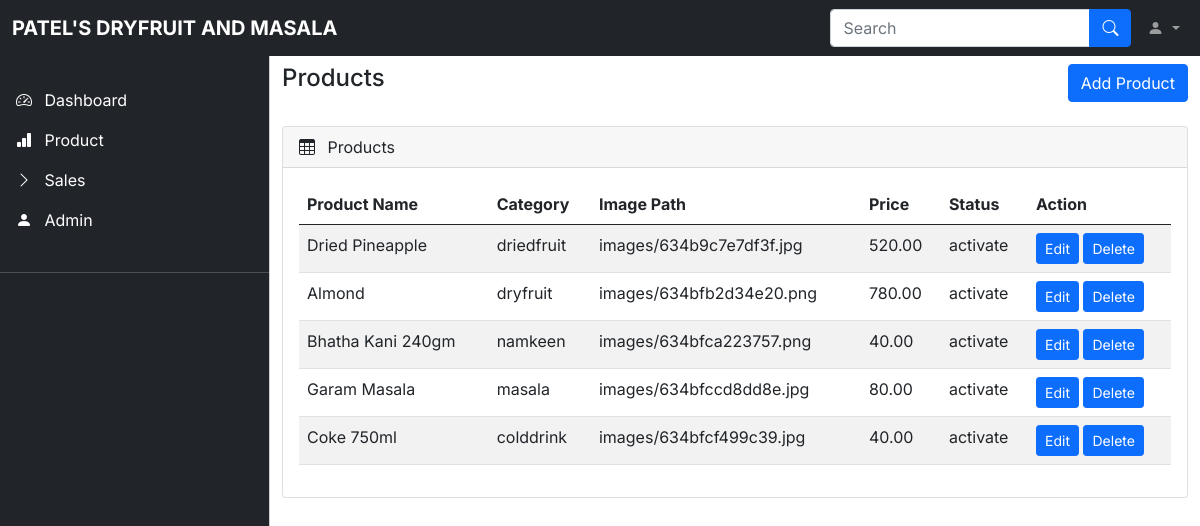
Before: /admin/product.php with the older database file.
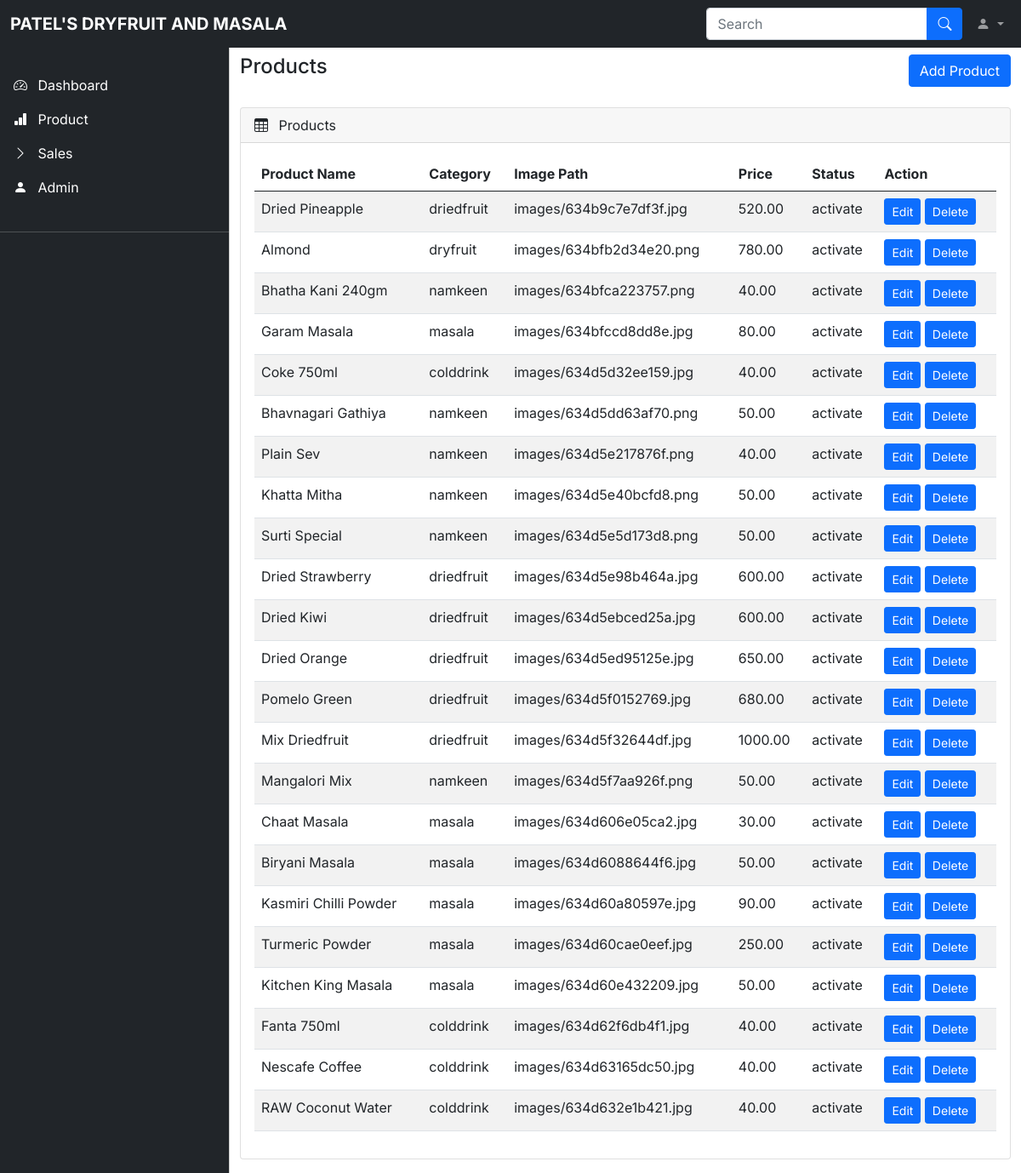
After: the same page with the newer database file.
### tables this page shows
CREATE TABLE `tblproduct` (
  `pid` int(10) NOT NULL,
  `pname` varchar(255) NOT NULL,
  `category` varchar(40) NOT NULL,
  `pimage` varchar(255) NOT NULL,
  `price` float(100,2) NOT NULL,
  `stock` float(100,2) NOT NULL,
  `status` varchar(40) NOT NULL,
  `date` date NOT NULL
);

### admin/product.php (the view, shortened to what the changed rows need)
<?php
include 'datacon.php';
?>
<!DOCTYPE html>
<html lang="en">
<head>
    <link rel="stylesheet" href="css/bootstrap.min.css" />
    <link rel="stylesheet" href="https://cdn.jsdelivr.net/npm/bootstrap-icons@1.4.1/font/bootstrap-icons.css" />
    <link rel="stylesheet" href="css/dataTables.bootstrap5.min.css" />
    <link rel="stylesheet" href="css/style.css" />
</head>
<body>
    <main class="mt-5 pt-3">
        <div class="container-fluid">
            <br>
            <div class="row">
                <div class="col-md-12 mb-3">
                    <div class="card">
                        <div class="card-body">
                            <div class="table-responsive">
                                <table id="example" class="table table-striped data-table" style="width: 100%">
                                    <thead>
                                        <tr>
                                            <th>Product Name</th>
                                            <th>Category</th>
                                            <th>Image Path</th>
                                            <th>Price</th>
                                            <th>Status</th>
                                            <th>Action</th>
                                        </tr>
                                    </thead>
                                    <tbody>
                                        <?php
                                        $query = "SELECT * FROM tblproduct";
                                        $data = mysqli_query($conn, $query);
                                        $result = mysqli_fetch_row($data);
                                        if ($result) {
                                            while ($rows = mysqli_fetch_assoc($data)) {
                                        ?>
                                                <tr>
                                                    <td><?php echo $rows['pname']; ?></td>
                                                    <td><?php echo $rows['category']; ?></td>
                                                    <td><?php echo $rows['pimage']; ?></td>
                                                    <td><?php echo $rows['price']; ?></td>
                                                    <td><?php echo $rows['status']; ?></td>
                                                    <td>
                                                        <a class="btn btn-primary btn-sm" href="updateproduct.php?id=<?php echo $rows['pid']; ?>">Edit</a>
                                                        <a class="btn btn-primary btn-sm" onclick="return confirm('are you sure you want to delete?')" href="deleteproduct.php?id=<?php echo $rows['pid']; ?>">Delete</a>
                                                    </td>
                                                </tr>
                                        <?php
                                            }
                                        }
                                        ?>
                                    </tbody>
                                </table>
                            </div>
                        </div>
                    </div>
                </div>
            </div>
        </div>
    </main>
</body>
</html>

Changed rows visible on the page:
changed tblproduct "Coke 750ml": pimage "images/634bfcf499c39.jpg" → "images/634d5d32ee159.jpg"
added tblproduct: pname "Bhavnagari Gathiya", category "namkeen", pimage "images/634d5dd63af70.png", price "50.00", status "activate"
added tblproduct: pname "Plain Sev", category "namkeen", pimage "images/634d5e217876f.png", price "40.00", status "activate"
added tblproduct: pname "Khatta Mitha", category "namkeen", pimage "images/634d5e40bcfd8.png", price "50.00", status "activate"
added tblproduct: pname "Surti Special", category "namkeen", pimage "images/634d5e5d173d8.png", price "50.00", status "activate"
added tblproduct: pname "Dried Strawberry", category "driedfruit", pimage "images/634d5e98b464a.jpg", price "600.00", status "activate"
added tblproduct: pname "Dried Kiwi", category "driedfruit", pimage "images/634d5ebced25a.jpg", price "600.00", status "activate"
added tblproduct: pname "Dried Orange", category "driedfruit", pimage "images/634d5ed95125e.jpg", price "650.00", status "activate"
added tblproduct: pname "Pomelo Green", category "driedfruit", pimage "images/634d5f0152769.jpg", price "680.00", status "activate"
added tblproduct: pname "Mix Driedfruit", category "driedfruit", pimage "images/634d5f32644df.jpg", price "1000.00", status "activate"
added tblproduct: pname "Mangalori Mix", category "namkeen", pimage "images/634d5f7aa926f.png", price "50.00", status "activate"
added tblproduct: pname "Chaat Masala", category "masala", pimage "images/634d606e05ca2.jpg", price "30.00", status "activate"
added tblproduct: pname "Biryani Masala", category "masala", pimage "images/634d6088644f6.jpg", price "50.00", status "activate"
added tblproduct: pname "Kasmiri Chilli Powder", category "masala", pimage "images/634d60a80597e.jpg", price "90.00", status "activate"
added tblproduct: pname "Turmeric Powder", category "masala", pimage "images/634d60cae0eef.jpg", price "250.00", status "activate"
added tblproduct: pname "Kitchen King Masala", category "masala", pimage "images/634d60e432209.jpg", price "50.00", status "activate"
added tblproduct: pname "Fanta 750ml", category "colddrink", pimage "images/634d62f6db4f1.jpg", price "40.00", status "activate"
added tblproduct: pname "Nescafe Coffee", category "colddrink", pimage "images/634d63165dc50.jpg", price "40.00", status "activate"
added tblproduct: pname "RAW Coconut Water", category "colddrink", pimage "images/634d632e1b421.jpg", price "40.00", status "activate"
